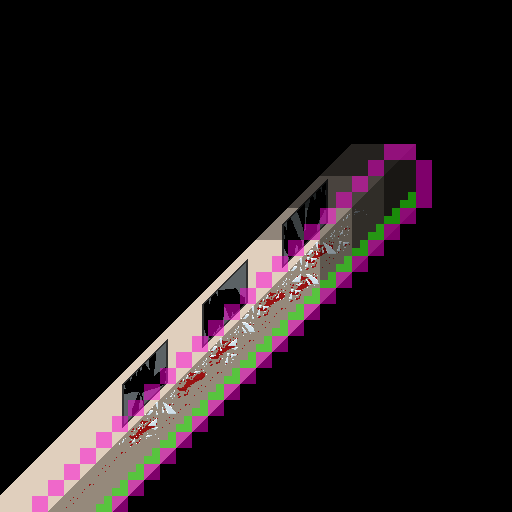

Below is a game level as drawn by its tile map, then a one-line description and the .tmx that defines it (tile-layer data replaced by summaries):
An orthogonal 32x32 tile map with 16x16 px tiles, 9 tile layers (void, floor, walls, blood, ...), 2 tilesets, 1 image layer and 2 objects.

<map version="1.10" tiledversion="1.10.2" orientation="orthogonal" renderorder="right-down" width="32" height="32" tilewidth="16" tileheight="16" infinite="0" nextlayerid="12" nextobjectid="3">
 <properties>
  <property name="clampCamera" type="bool" value="true" />
  <property name="defaultPos" value="6,30" />
  <property name="edges">{
	"right": {
		"type": "warp",
		"map": "broken_glass_corridor/broken_glass_corridor1.tmx",
		"pos": { 
			"x": 6, 
			"y": 62
		},
		"transition": {
			"type": "fade",
			"music": false
		}
	}
}</property>
  <property name="music" value="res/audio/music/flotation0.ogg" />
  <property name="music_speed" type="float" value="0.5" />
  <property name="tint" value="10,0,0,195" />
 </properties>
 <tileset firstgid="1" source="../tilesets/broken_glass_corridor.tsx" />
 <tileset firstgid="217" source="../tilesets/effects.tsx" />
 <imagelayer id="6" name="sky" offsetx="0" offsety="-512">
  <image source="../../textures/image/sky.png" width="128" height="128" />
  <properties>
   <property name="delay_x" type="int" value="1" />
   <property name="delay_y" type="int" value="1" />
   <property name="height" type="int" value="0" />
   <property name="looping" type="bool" value="true" />
   <property name="parallax_x" type="int" value="2" />
   <property name="parallax_y" type="int" value="2" />
   <property name="scroll_x" type="int" value="-1" />
   <property name="scroll_y" type="int" value="-1" />
  </properties>
 </imagelayer>
 <layer id="1" name="void" width="32" height="32">
  <data>[1024 cells, 965 non-empty, 2 distinct tile ids]</data>
 </layer>
 <layer id="2" name="floor" width="32" height="32">
  <data>[1024 cells, 115 non-empty, 8 distinct tile ids]</data>
 </layer>
 <layer id="3" name="walls" width="32" height="32">
  <data>[1024 cells, 124 non-empty, 66 distinct tile ids]</data>
 </layer>
 <layer id="10" name="blood" width="32" height="32">
  <data>[1024 cells, 18 non-empty, 3 distinct tile ids]</data>
 </layer>
 <layer id="11" name="blood2" width="32" height="32">
  <data>[1024 cells, 24 non-empty, 2 distinct tile ids]</data>
 </layer>
 <layer id="9" name="shards" width="32" height="32">
  <data>[1024 cells, 34 non-empty, 9 distinct tile ids]</data>
 </layer>
 <objectgroup id="7" name="objects">
  <object id="1" gid="54" x="96" y="512" width="16" height="16">
   <properties>
    <property name="draw" type="bool" value="false" />
    <property name="file" value="res/data/entity/entrances/walk_warp_nomusic.json" />
    <property name="solid" type="bool" value="false" />
    <property name="warp_map" value="broken_glass_corridor/broken_glass_corridor2.tmx" />
    <property name="warp_x" type="int" value="127" />
    <property name="warp_y" type="int" value="5" />
   </properties>
  </object>
  <object id="2" gid="219" x="352" y="240" width="16" height="16">
   <properties>
    <property name="file" value="res/data/entity/effect/give_bat.json" />
    <property name="walk_behind" type="bool" value="false" />
   </properties>
  </object>
 </objectgroup>
 <layer id="8" name="fade" width="32" height="32">
  <properties>
   <property name="height" type="int" value="1" />
  </properties>
  <data>[1024 cells, 72 non-empty, 4 distinct tile ids]</data>
 </layer>
 <layer id="4" name="collision" width="32" height="32" opacity="0.5">
  <properties>
   <property name="draw" type="bool" value="false" />
  </properties>
  <data>[1024 cells, 46 non-empty, 1 distinct tile ids]</data>
 </layer>
 <layer id="5" name="stairs" width="32" height="32" opacity="0.5">
  <properties>
   <property name="draw" type="bool" value="false" />
  </properties>
  <data>[1024 cells, 20 non-empty, 1 distinct tile ids]</data>
 </layer>
</map>
